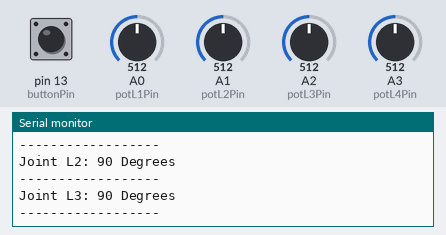
A sketch run on a simulated Arduino Uno, built with avr-gcc and run on an emulated ATmega328P. Parts: the last lines printed to the serial monitor. Inputs (shaded band) come from the test bench; at power-on: A0 (potL1Pin) = 512, pin 13 (buttonPin) LOW, A1 (potL2Pin) = 512, A2 (potL3Pin) = 512, A3 (potL4Pin) = 512.

Above: at 3.2 s.
3.3 s: A0 (potL1Pin) set to 61
At 3.46 s:
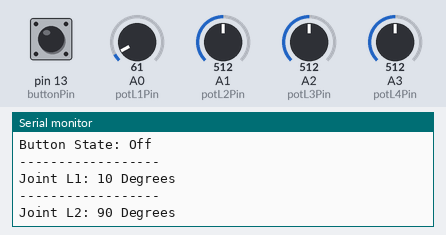
4.8 s: A0 (potL1Pin) set to 51
At 5.0 s:
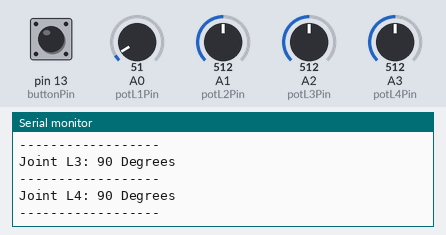
Timing chart, 0 to 7.8 s (numbered marks = the images above; inputs shaded):
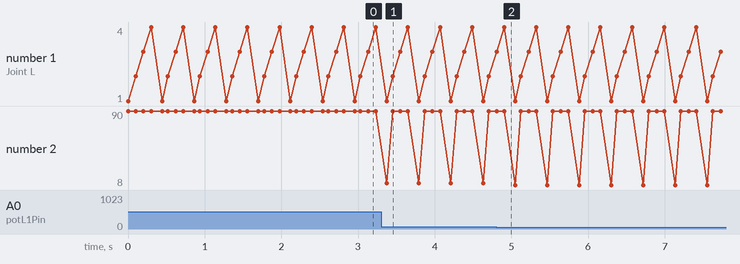

The sketch:

multi_potentiometer_testing.ino
```cpp
// multi_potentiometer_testing.ino
// https://github.com/BurntWywrm/4DOF-Miniature-Robot-Arm
// Code for testing multiple potentiometers for an Arduino Uno (and also a button)

// Assigned variables for each of the potentiometers
// LX dictates the heirarchy of the potentiometers
int potL1Pin = A0;
int potL2Pin = A1;
int potL3Pin = A2;
int potL4Pin = A3;

// button variables
int buttonPin = 13; // button for the end effector
int buttonVal = 0; // Stores button value
String button_state; // stores button state

void setup()
{
    Serial.begin(9600); // starts serial monitor
    pinMode(buttonPin, INPUT); // Initializes button
}

void loop()
{
    // Function for displaying and declaring pot angle
    current_pot_angle(potL1Pin);
    current_pot_angle(potL2Pin);
    current_pot_angle(potL3Pin);
    current_pot_angle(potL4Pin);
    // Function for displaying and declaring button state
    current_button_state();
}

void current_button_state(){
// Declares and displays current button state
    buttonVal = digitalRead(buttonPin); // stores button value

    // Simple if else statement to declare the state of the button
    if (buttonVal == HIGH){
        button_state = "On";
    } else if (buttonVal == LOW){
        button_state = "Off";
    }

    // Displays button state in the serial monitor
    Serial.print("Button State: ");
    Serial.println(button_state);
    Serial.println("------------------");
}

void current_pot_angle(int potIn){
// Declares and displays current pot angle
    // Declares current pot angle
    int potVal = analogRead(potIn); // Stores the pot value being fed into the function
    int degrees = map(potVal, 0, 1023, 0, 180); // Maps the potVal into degrees

    // Names pot respective to the its analog pin number
    // Simple switch statement to declare which joint is which
    String potName; // stores pot name
    switch(potIn){
        case A0: potName = "Joint L1"; break;
        case A1: potName = "Joint L2"; break;
        case A2: potName = "Joint L3"; break;
        case A3: potName = "Joint L4"; break;
        default: potName = "Unknown Joint";
    }

    // Displays current pot angle
    Serial.print(potName);
    Serial.print(": ");
    Serial.print(degrees);
    Serial.println(" Degrees");
    Serial.println("------------------");
    delay(100); // Modify if it prints too fast
}
```

Measured:
- the behaviour switches between 57 and 56 on A0 (potL1Pin) (found by bisection; images 1 and 2)
- after the input at 3.3 s, the serial monitor: prints a new line after 0.07 s (image 1)
